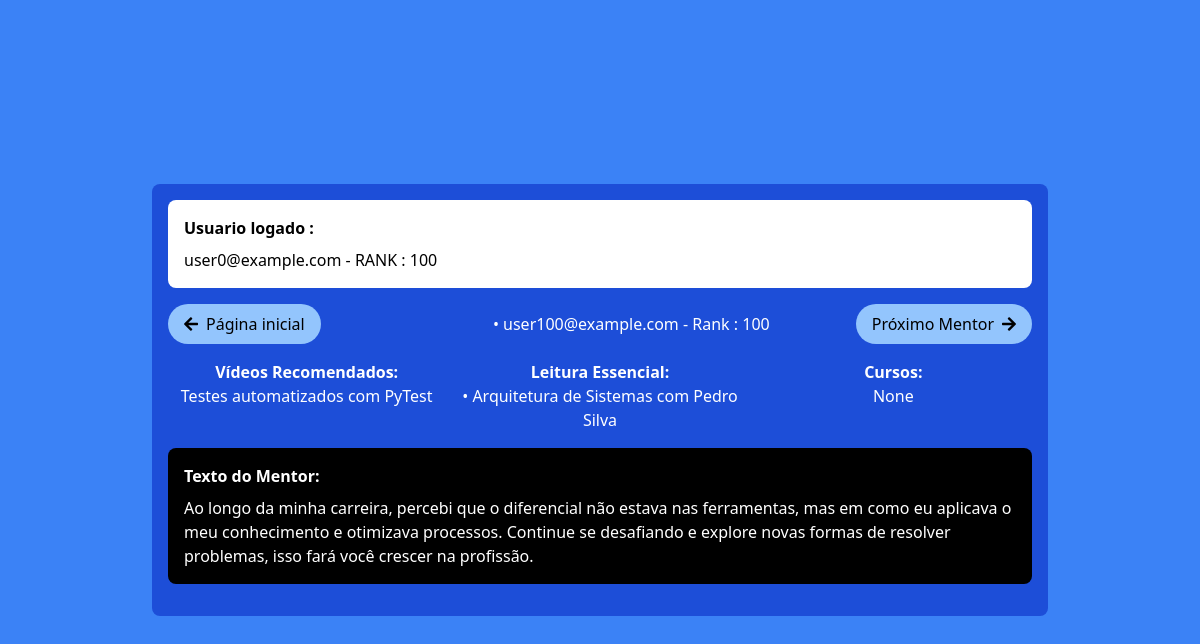
The page /indicacoes/init?page=1 (signed in) on the database its author committed.
### tables this page shows
CREATE TABLE profession_data (
                        id INTEGER PRIMARY KEY AUTOINCREMENT,
                        profession_id INTEGER NOT NULL,
                        region_id INTEGER NOT NULL,
                        salary INTEGER NOT NULL,
                        email TEXT UNIQUE NOT NULL,
                        rank INTEGER,
                        FOREIGN KEY (profession_id) REFERENCES professions(id),
                        FOREIGN KEY (region_id) REFERENCES regions(id));

CREATE TABLE indications (
                        id INTEGER PRIMARY KEY AUTOINCREMENT,
                        email TEXT NOT NULL,
                        courses TEXT,
                        videos TEXT,
                        books TEXT,
                        motivational_text TEXT,
                        FOREIGN KEY (email) REFERENCES users(useremail));

### routes/indicacoes.py (the view)
@indicacoes_route.route('/init')
def usuarios():
    user_email = session['user']
    print("logged email " + user_email)
    page = request.args.get('page', 0, type=int)  # Obter o número da página (0 por padrão)
    higher_rank_users, user_rank = get_usuario_by_index(page, user_email)
    if higher_rank_users is None:
        return render_template('indicacoes.html', indicacoes=None, has_next=False)
    has_next = True if higher_rank_users != None else False
    print("higher_rank_users " + str(higher_rank_users))
    return render_template('indicacoes.html', indicacoes=higher_rank_users, has_next=has_next, page=page, user_email=user_email, user_rank=user_rank)

### routes/indicacoes.py (called while the page is built)
def get_db():
    db = getattr(g, '_database', None)
    if db is None:
        db = g._database = sqlite3.connect(DATABASE)
    return db

def query_db(query, args=(), one=False):
    cur = get_db().execute(query, args)
    rv = cur.fetchall()
    cur.close()
    return (rv[0] if rv else None) if one else rv

@indicacoes_route.teardown_request
def close_connection(exception):
    db = getattr(g, '_database', None)
    if db is not None:
        db.close()

def get_usuario_by_index(index, user_email):
    user_rank = query_db('SELECT Rank FROM profession_data WHERE email = ?', [user_email], one=True)
    print("user_rank " + str(user_rank))
    if user_rank:
            user_rank = user_rank[0]
            higher_rank_users = query_db('''
                SELECT p.email, i.courses, i.videos, i.books, i.motivational_text, p.rank
                FROM profession_data p
                JOIN indications i ON p.email = i.email
                WHERE p.Rank >= ? LIMIT 1 OFFSET ?
            ''', [user_rank, index])
            print("higher_rank_users " + str(higher_rank_users))
    else:
        higher_rank_users = None
    return higher_rank_users, user_rank

### templates/indicacoes.html (shortened to what this page needs)
<!DOCTYPE html>
<html lang="pt-BR">
<head>
    <script src="https://cdn.tailwindcss.com"></script>
    <link rel="stylesheet" href="https://cdnjs.cloudflare.com/ajax/libs/font-awesome/5.15.3/css/all.min.css">
</head>
<body class="bg-blue-500 flex items-center justify-center min-h-screen">
    <div class="bg-blue-700 text-white w-full max-w-4xl p-4 rounded-lg">
        <div class="bg-white text-black p-4 rounded-lg mb-4">
            <h2 class="font-bold mb-2">Usuario logado :</h2>
            {% if user_email %}
                <p>{{ user_email }} - RANK :  {{ user_rank }}</p>
            {% endif %}
        </div>
        <div class="flex justify-between items-center mb-4">
            <a href="/home/return" class="bg-blue-300 text-black px-4 py-2 rounded-full flex items-center">
                <i class="fas fa-arrow-left"></i>
                <span class="ml-2">Página inicial</span>
            </a>
            {% if indicacoes %}
                    {% for indicacao in indicacoes %}
                        <p>• {{ indicacao[0] }} - Rank : {{ indicacao[5] }}</p>
                    {% endfor %}
                {% if has_next %}
                    <a href="{{ url_for('indicacoes.usuarios', page=page + 1) }}" class="bg-blue-300 text-black px-4 py-2 rounded-full flex items-center">
                        <span class="mr-2">Próximo Mentor</span>
                        <i class="fas fa-arrow-right"></i>
                    </a>
                {% else %}
                    <div class="bg-blue-300 text-black px-4 py-2 rounded-full flex items-center">
                    <span class="mr-2">Fim da lista</span>
                    </div>
                 {% endif %}
            {% else %}
                <h1 class="text-xl font-bold mb-4">Fim da lista de Indicações</h1>
            {% endif %}
        </div>
        <div class="grid grid-cols-3 gap-4 text-center mb-4">
            <div>
                <h2 class="font-bold">Vídeos Recomendados:</h2>
                {% if indicacoes %}
                    {% for indicacao in indicacoes %}
                        <p>{{ indicacao[2] }}</p>
                    {% endfor %}
                {% else %}
                    <p>Nenhum vídeo recomendado disponível.</p>
                {% endif %}
            </div>
            <div>
                <h2 class="font-bold">Leitura Essencial:</h2>
                {% if indicacoes %}
                    {% for indicacao in indicacoes %}
                        <p>• {{ indicacao[3] }}</p>
                    {% endfor %}
                {% else %}
                    <p>Nenhum livro recomendado disponível.</p>
                {% endif %}
            </div>
            <div>
                <h2 class="font-bold">Cursos:</h2>
                {% if indicacoes %}
                    {% for indicacao in indicacoes %}
                        <p>{{ indicacao[1] }}</p>
                    {% endfor %}
                {% else %}
                    <p>Nenhum curso recomendado disponível.</p>
                {% endif %}
            </div>
        </div>
        <div class="bg-black text-white p-4 rounded-lg mb-4">
            <h2 class="font-bold mb-2">Texto do Mentor:</h2>
            {% if indicacoes %}
                {% for indicacao in indicacoes %}
                    <p>{{ indicacao[4] }}</p>
                {% endfor %}
            {% else %}
                <p>Nenhum texto motivacional disponível.</p>
            {% endif %}
        </div>
    </div>
</body>
</html>

### rows shown on the page
profession_data: email "user0@example.com"
indications: email "user100@example.com", rank "100", videos "Testes automatizados com PyTest", books "Arquitetura de Sistemas com Pedro Silva", indicacao "None", motivational_text "Ao longo da minha carreira, percebi que o diferencial não estava nas ferramentas, mas em como eu aplicava o meu conhecimento e otimizava processos. Continue se desafiando e explore novas formas de resolver problemas, isso fará você crescer na profissão."

### other values the page prints
{{ user_rank }} "100"
